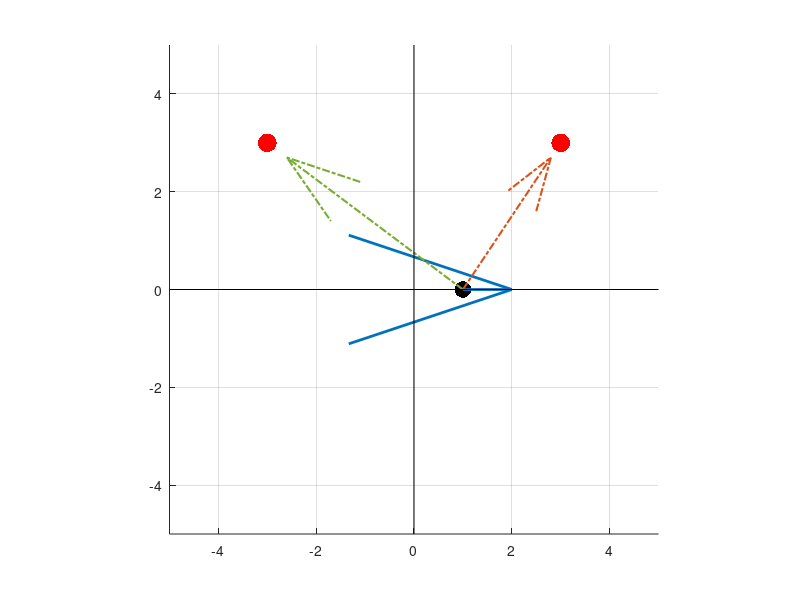

Source code (MATLAB): (Note: this script raises an error after producing the figure.)
%% 
clear; close all;
%%

%%
ng = 2; %number of goals. is a fixed parameter
nd = 2;
sig_t = 0.1; %std deviation for the entropy measurement.
% xg_t = [randsample(-4:4, ng);randsample(-4:4, ng)] + rand(2,1) - rand(2,1); %random goal positions. These will be treated as fixed parameters.
xg_t= [
        -3, 3;
        3, 3]';
% xr_t = [randsample(-4:4, 1);randsample(-4:4, 1)] + rand(2,1) - rand(2,1); %random current robot position. FIM would be evaluated at this robot position
xr_t = [1, 0]';
uh_t = [1,0]'; % user control command
%%

%%
%PLOT GOALS AND ROBOT and UH
figure;
scatter(xg_t(1,:), xg_t(2,:), 180, 'r', 'filled'); grid on; hold on;
scatter(xr_t(1), xr_t(2), 140, 'k', 'filled');
quiver(xr_t(1), xr_t(2), uh_t(1), uh_t(2), 0, 'LineWidth', 2, 'MaxHeadSize', 2); %current robot velocity arrow
for i=1:ng %vectors connecting robot and goals.
    quiver(xr_t(1), xr_t(2), xg_t(1,i) - xr_t(1), xg_t(2,i) - xr_t(2), 'LineWidth', 1.5, 'LineStyle', '-.');
end
xrange = [-5,5]; %set axis limits
yrange = [-5,5];
line(xrange, [0,0], 'Color', 'k'); %draw x and y axes.
line([0,0], yrange, 'Color', 'k');
axis([xrange, yrange]);
axis square;
%%

%symbolic variables.
xr = sym('xr', [nd,1], 'real');
uh = sym('uh', [nd,1], 'real');
sig = sym('sig', 'real');
normuh = uh/norm(uh);
xgs = sym(zeros(nd, ng));
normxs = sym(zeros(nd, ng)); %unit vector connecting each goal in xgs and xr. There will be ng such unit vectors and each will have two components
cos_ths = sym(zeros(1, ng));
cgs = sym(zeros(1, ng));
pcgs = sym(zeros(1,ng));
for i=1:ng
    xgs(:, i) = sym(sprintf('xg%d', i), [nd,1], 'real'); %each goal location is a 2d vector xg1 = [xg11, xg12], xg2 = [xg21, xg22] and so on and so forth
    normxs(:, i) = (xgs(:,i)-xr)/norm(xgs(:,i)-xr);
    cos_ths(i) = dot(normxs(:,i), normuh);
    cgs(i) = (1 + cos_ths(i))/2;
end

% cgs = subs(cgs, xr, xr_t);
% cgs = subs(cgs, uh, uh_t);
% for i=1:ng
%     cgs = subs(cgs, xgs(:, i), xg_t(:, i));
% end

%Confidences as probabilities.
for i=1:ng
    pcgs(i) = cgs(i)/sum(cgs);
end

%upsilon represents the ``virtual'' sensor reading.
upsilon = sum(pcgs.*log2(pcgs)); %negative of entropy of prob distribution
% upsilon = subs(upsilon, xr, xr_t);
% upsilon = subs(upsilon, sig, sig_t);
% upsilon = subs(upsilon, uh, uh_t); %substitute a control command
for i=1:ng
    upsilon = subs(upsilon, xgs(:, i), xg_t(:,i));
end
FIM = (1/sig^2)*jacobian(gradient(upsilon, xr), xr); %Fisher Information NMatrix. 2 by 2 because this is a 2D problem.
%
% cell_old = cell(1, ng+1);
% cell_old{1} = xr;
% for i=1:ng
%     cell_old{i+1} = xgs(:, i);
% end
% cell_new = cell(1, ng+1);
% cell_new{1} = xr_t;
% for i=1:ng
%     cell_new{i+1} = xg_t(:,i);
% end
PHI_UH = subs(FIM, sig, sig_t);
for i=1:ng
    PHI_UH = subs(PHI_UH, xgs(:,i) , xg_t(:, i));
end

% PHI_UH_VAL = subs(PHI_UH, xr, xr_t);
% uhs = [1,0; %+x
%            -1,0; %-x
%            0,1; %+y
%            0,-1 %-y
%            ]';
%
% eid_uhs = zeros(size(uhs,2), 1);
% for i=1:size(uhs, 2)
%     eid_uhs(i) = det(eval(subs(PHI_UH_VAL, uh, uhs(:,i))));
% end
% disp(eid_uhs);
% fprintf('The EID for x direction is %f\n', sum(eid_uhs(1:2)));
% fprintf('The EID for y direction is %f\n', sum(eid_uhs(3:4)));
%

%
% num_steps = 10;
% min_x = -2;
% max_x = 2;
% step_size = (max_x - min_x)/num_steps;
% x_vals = [ones(1,num_steps);min_x:step_size:max_x - step_size];
% eid_x = zeros(num_steps, 1);
% eid_y = zeros(num_steps, 1);
% uhs = [1,0; %+x
%            -1,0; %-x
%            0,1; %+y
%            0,-1 %-y
%            ]';
%
% eid_uhs = zeros(size(uhs,2), 1);
% for k=1:length(x_vals)
%     PHI_UH_VAL = subs(PHI_UH, xr, x_vals(:,k));
%
%     for i=1:size(uhs, 2)
%         eid_uhs(i) = det(eval(subs(PHI_UH_VAL, uh, uhs(:,i))));
%     end
%     fprintf('************************** x_val = %f %%%%%%%%%%%%%%%%%%\n', x_vals(:,k));
%     fprintf('The EID for x direction is %f\n', sum(eid_uhs(1:2)));
%     fprintf('The EID for y direction is %f\n', sum(eid_uhs(3:4)));
%     eid_x(k) = sum(eid_uhs(1:2));
%     eid_y(k) = sum(eid_uhs(3:4));
% end
% figure; hold on; plot(x_vals(2, :), eid_x); plot(x_vals(2,:), eid_y, 'r'); grid on;
